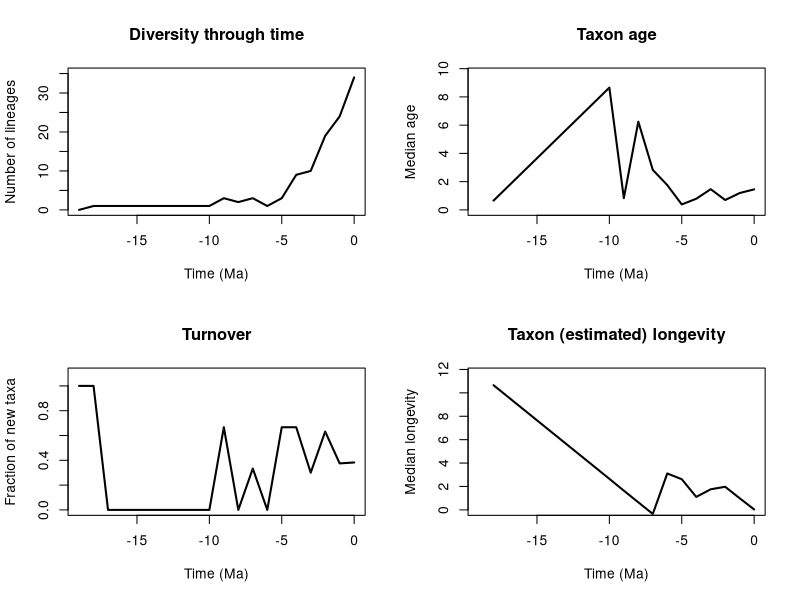

Here is the R script that generated this plot:

	setwd("/Users/tobias/Documents/Sweden/PhD/rise_and_fall/longevity_analyses/mammals/families/cervidae_pyrate_mcmc_logs")
	tbl = read.table(file = "cervidae_input_1_se_est_stats.txt",header = T)
	pdf(file='fcervidae_input_1_se_est_stats.pdf',width=12, height=9)
	time = -tbl$time
	par(mfrow=c(2,2))
	library(scales)
	plot(time,tbl$diversity, type="l",lwd = 2, ylab= "Number of lineages", xlab="Time (Ma)", main="Diversity through time", ylim=c(0,max(tbl$M_div,na.rm =T)+1),xlim=c(min(time),0))
	polygon(c(time, rev(time)), c(tbl$M_div, rev(tbl$m_div)), col = alpha("#504A4B",0.5), border = NA)
	plot(time,tbl$median_genus_age, type="l",lwd = 2, ylab = "Median age", xlab="Time (Ma)", main= "Taxon age", ylim=c(0,max(tbl$M_age,na.rm =T)+1),xlim=c(min(time),0))
	polygon(c(time, rev(time)), c(tbl$M_age, rev(tbl$m_age)), col = alpha("#504A4B",0.5), border = NA)
	plot(time,tbl$turnover, type="l",lwd = 2, ylab = "Fraction of new taxa", xlab="Time (Ma)", main= "Turnover", ylim=c(0,max(tbl$M_turnover,na.rm =T)+.1),xlim=c(min(time),0))
	polygon(c(time, rev(time)), c(tbl$M_turnover, rev(tbl$m_turnover)), col = alpha("#504A4B",0.5), border = NA)
	plot(time,tbl$life_exp, type="l",lwd = 2, ylab = "Median longevity", xlab="Time (Ma)", main= "Taxon (estimated) longevity", ylim=c(0,max(tbl$M_life_exp,na.rm =T)+1),xlim=c(min(time),0))
	polygon(c(time, rev(time)), c(tbl$M_life_exp, rev(tbl$m_life_exp)), col = alpha("#504A4B",0.5), border = NA)
	n<-dev.off()
	